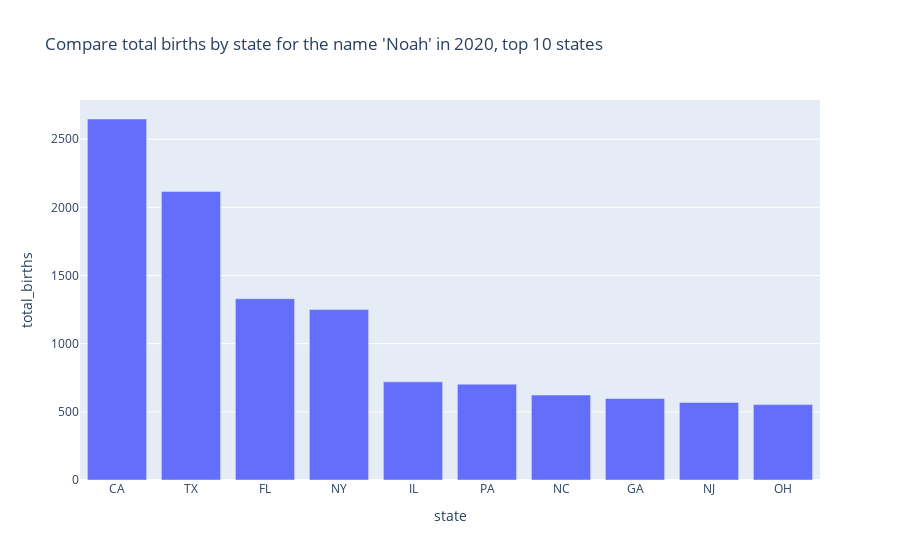

Here is the notebook cell this chart was saved with:
### Code cell
# Comparison (should produce bar chart)
result = await analyse("Compare total births by state for the name 'Noah' in 2020, top 10 states")

### Figure 1 — Plotly figure (JSON) as saved in the notebook; plotly's stock layout.template omitted (floating-point values rounded to 4 significant figures)
{"data": [{"hovertemplate": "state=%{x}<br>total_births=%{y}<extra></extra>", "legendgroup": "", "marker": {"color": "#636efa", "pattern": {"shape": ""}}, "name": "", "orientation": "v", "showlegend": false, "textposition": "auto", "type": "bar", "x": ["CA", "TX", "FL", "NY", "IL", "PA", "NC", "GA", "NJ", "OH"], "xaxis": "x", "y": [2648, 2117, 1330, 1250, 720, 703, 623, 598, 569, 553], "yaxis": "y"}], "layout": {"barmode": "relative", "legend": {"tracegroupgap": 0}, "title": {"text": "Compare total births by state for the name 'Noah' in 2020, top 10 states"}, "xaxis": {"anchor": "y", "domain": [0, 1], "title": {"text": "state"}}, "yaxis": {"anchor": "x", "domain": [0, 1], "title": {"text": "total_births"}}}}
